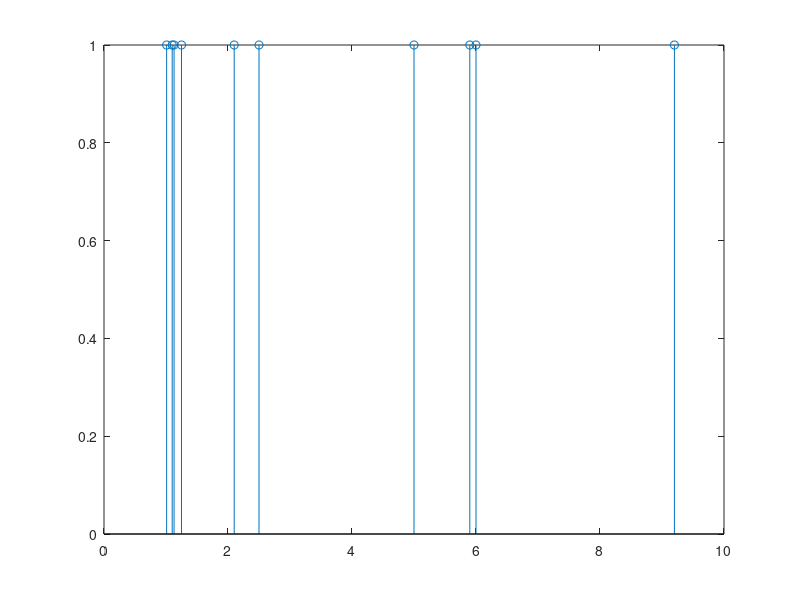

MATLAB code for this plot:
x=[1.1
    2.5
    1.13
    6
    5.9
    2.1
    1.01
    5
    1.25
    9.2]


% bar(hist(x,50))

A = rand(10,1)
[c,idx] = histc(A,0:.1:1)

% [counts, bins] = histc(A, 1.5:1:11.5);
% [(1.5:1:11.5).' counts]
% [A bins]

[y, z] = hist(x(:), unique(x));
stem(z, y);
